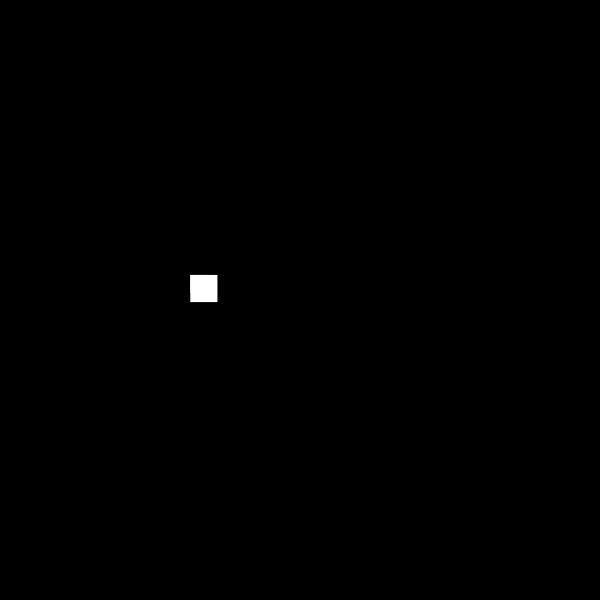
Frame 1 (no input)
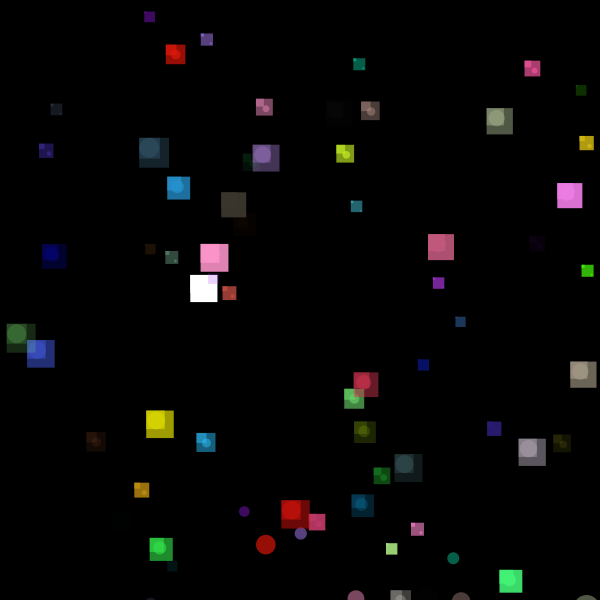
Frame 60 (the mouse pressed at the canvas centre just before this capture)
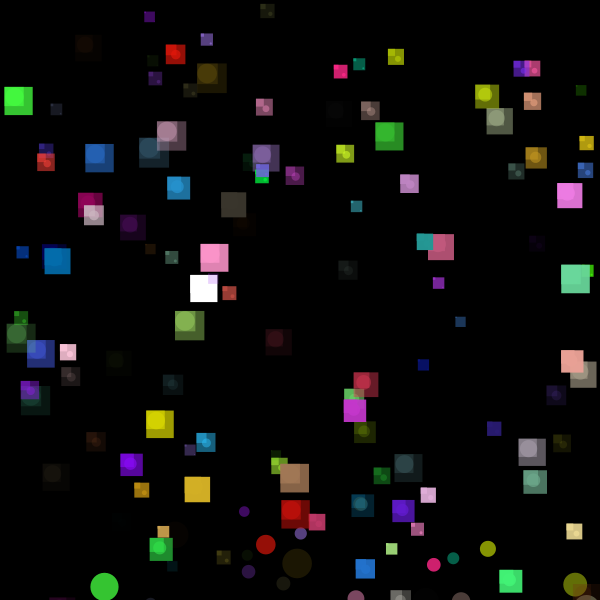
Frame 120 (the mouse held since frame 60 and released just before this capture)

The Processing sketch that drew these frames (run headless with seeded random() and noise(); from frame 60 on, the mouse is pressed at the canvas centre):

// Processing sketch: processing_129170
// ── processing_129170.pde


  float r;
  float g;
  float b;
  float a;
  
  float diam;
  float x;
  float y;
  
void setup () {
  size (600,600);
  background (0);
  stroke (255);
}
 void draw() {   
  r= random (255);
  g= random (255);
  b= random (255);
  a = random (255);
  diam = random (20);
  x = random (width);
  y = random (height);
  
noStroke();
rect (x,y, diam+1 ,diam+1);
rect (x,y, diam+10 ,diam+10);
ellipse (x+100,y+500,diam+10,diam+10);
ellipse (x+10,y+10,diam,diam);
fill(r,g,b,a);
 }

  
